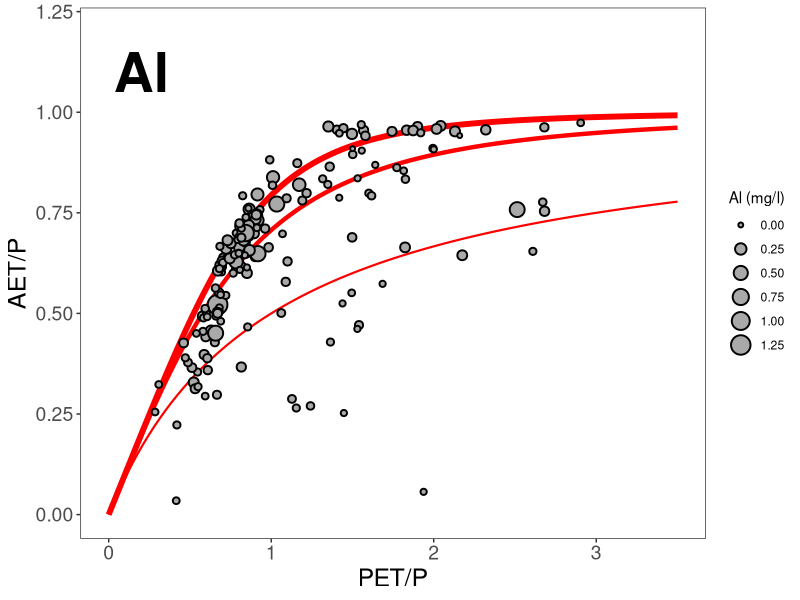
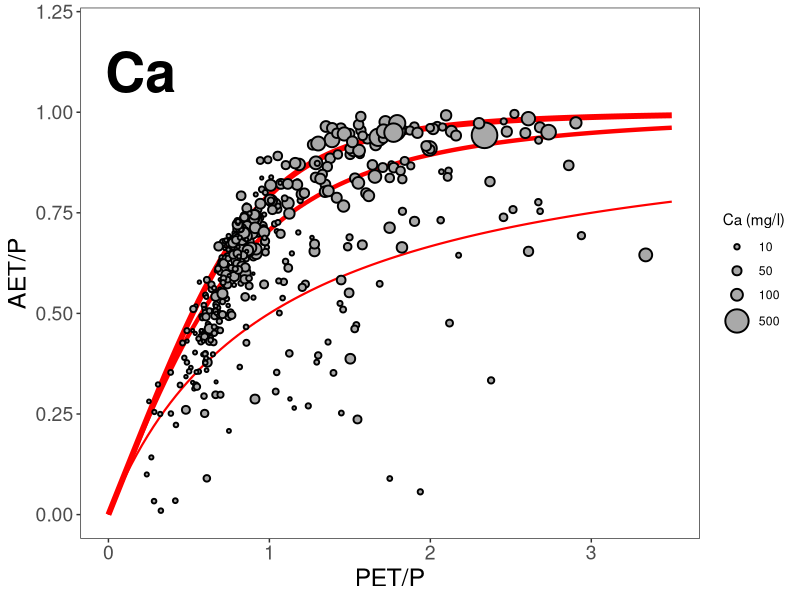

Write the R code that produced these figures, in order.
#Budyko Framework Figures - Watershed Theory Paper - CAMELS-Chem

library(data.table)
library(dplyr)
library(ggplot2)

setwd("C:/Users/Bryn/Desktop/WatershedTheory") #Set working directory

CAMELS <- fread("CAMELS-Chem_WaterQuality_Data.csv")  #Load CAMELS Data

CAMELS <- CAMELS %>% 
  mutate(AET_mmd = p_mean - q_mean_mmd, #Calculate AET (P - Q = AET)
         AET_P = AET_mmd/p_mean, #Calculate Evaporative Index (AET/P)
         PET_P = aridity) #Add column with aridity index renamed as PET/P for consistency

Budyko_BETA1 <- function(PET_P) ((((1/PET_P)^1)+1)^(1/1))^-1
Budyko_BETA2 <- function(PET_P) ((((1/PET_P)^2)+1)^(1/2))^-1
Budyko_BETA3 <- function(PET_P) ((((1/PET_P)^3)+1)^(1/3))^-1

Al <- ggplot(CAMELS, aes(PET_P, AET_P)) + #Plot AET/P versus PET/P
  geom_function(fun = Budyko_BETA1, colour = "red", lwd = 0.75, linetype = 1) + #Beta = 1 curve
  geom_function(fun = Budyko_BETA2, colour = "red", lwd = 1.5, linetype = 1) + #Beta = 2 curve
  geom_function(fun = Budyko_BETA3, colour = "red", lwd = 2, linetype = 1) + #Beta = 3 curve
  geom_point(aes(size = Al), shape = 21, colour = "black", fill = "darkgrey", stroke = 1) + #Set symbol size to mean concentration ("size = Al"), specify symbol color, etc.
  scale_size(name = "Al (mg/l)")+ #Legend title
  labs(x = "PET/P", y= "AET/P") + #Axis labels
  xlim(0, 3.5) + #x-axis limits
  ylim(0, 1.2) + #y-axis limits
  annotate("text", x=0.2, y=1.1, label= "Al", size = 14 , fontface = "bold") + #Add solute label
  theme_bw() +
  theme(panel.grid.major = element_blank(), panel.grid.minor = element_blank()) +
  theme(axis.text=element_text(size=14),
        axis.title=element_text(size=18))

Ca <- ggplot(CAMELS, aes(PET_P, AET_P)) + #Plot AET/P versus PET/P
  geom_function(fun = Budyko_BETA1, colour = "red", lwd = 0.75, linetype = 1) + #Beta = 1 curve
  geom_function(fun = Budyko_BETA2, colour = "red", lwd = 1.5, linetype = 1) + #Beta = 2 curve
  geom_function(fun = Budyko_BETA3, colour = "red", lwd = 2, linetype = 1) + #Beta = 3 curve
  geom_point(aes(size = Ca), shape = 21, colour = "black", fill = "darkgrey", stroke = 1) + #Set symbol size to mean concentration ("size = Ca"), specify symbol color, etc.
  scale_size(name = "Ca (mg/l)", range = c(0.2, 8), breaks = c(10, 50, 100, 500))+ #Set breaks and size range manually, also legend title
  labs(x = "PET/P", y= "AET/P") + #Axis labels
  xlim(0, 3.5) + #x-axis limits
  ylim(0, 1.2) + #y-axis limits
  annotate("text", x=0.2, y=1.1, label= "Ca", size = 14, fontface = "bold") + #Add solute label
  theme_bw() +
  theme(panel.grid.major = element_blank(), panel.grid.minor = element_blank()) +
  theme(axis.text=element_text(size=14),
        axis.title=element_text(size=18))